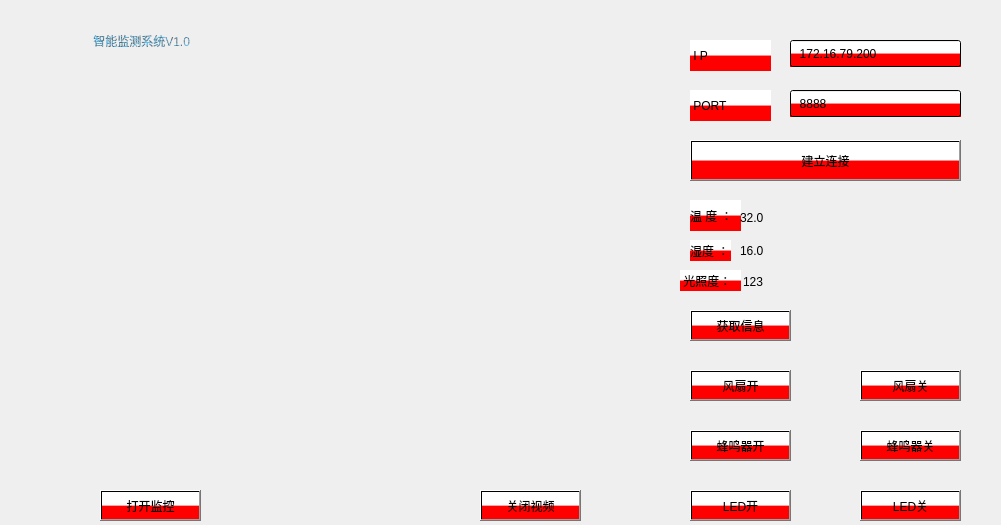
<?xml version="1.0" encoding="UTF-8"?>
<ui version="4.0">
 <class>MainWindow</class>
 <widget class="QMainWindow" name="MainWindow">
  <property name="geometry">
   <rect>
    <x>0</x>
    <y>0</y>
    <width>1001</width>
    <height>525</height>
   </rect>
  </property>
  <property name="windowTitle">
   <string>MainWindow</string>
  </property>
  <property name="styleSheet">
   <string notr="true">background-image: url(:/new/prefix1/4.jpg);</string>
  </property>
  <widget class="QWidget" name="centralWidget">
   <widget class="QPushButton" name="btnStart">
    <property name="geometry">
     <rect>
      <x>100</x>
      <y>490</y>
      <width>101</width>
      <height>31</height>
     </rect>
    </property>
    <property name="styleSheet">
     <string notr="true">background-color: qlineargradient(spread:pad, x1:0, y1:0, x2:0, y2:1, stop:0 rgba(255, 255, 255, 255), stop:0.495 rgba(255, 255, 255, 255), stop:0.505 rgba(255, 0, 0, 255), stop:1 rgba(255, 0, 0, 255));</string>
    </property>
    <property name="text">
     <string>打开监控</string>
    </property>
   </widget>
   <widget class="QLineEdit" name="ipEdit">
    <property name="geometry">
     <rect>
      <x>790</x>
      <y>40</y>
      <width>171</width>
      <height>27</height>
     </rect>
    </property>
    <property name="styleSheet">
     <string notr="true">background-color: qlineargradient(spread:pad, x1:0, y1:0, x2:0, y2:1, stop:0 rgba(255, 255, 255, 255), stop:0.495 rgba(255, 255, 255, 255), stop:0.505 rgba(255, 0, 0, 255), stop:1 rgba(255, 0, 0, 255));
border-color: qlineargradient(spread:pad, x1:0, y1:0, x2:1, y2:0, stop:0 rgba(9, 41, 4, 255), stop:0.085 rgba(2, 79, 0, 255), stop:0.19 rgba(50, 147, 22, 255), stop:0.275 rgba(236, 191, 49, 255), stop:0.39 rgba(243, 61, 34, 255), stop:0.555 rgba(135, 81, 60, 255), stop:0.667 rgba(121, 75, 255, 255), stop:0.825 rgba(164, 255, 244, 255), stop:0.885 rgba(104, 222, 71, 255), stop:1 rgba(93, 128, 0, 255));
border-color: rgb(255, 255, 255);</string>
    </property>
    <property name="text">
     <string>  172.16.79.200</string>
    </property>
   </widget>
   <widget class="QLineEdit" name="portEdit">
    <property name="geometry">
     <rect>
      <x>790</x>
      <y>90</y>
      <width>171</width>
      <height>27</height>
     </rect>
    </property>
    <property name="styleSheet">
     <string notr="true">background-color: qlineargradient(spread:pad, x1:0, y1:0, x2:0, y2:1, stop:0 rgba(255, 255, 255, 255), stop:0.495 rgba(255, 255, 255, 255), stop:0.505 rgba(255, 0, 0, 255), stop:1 rgba(255, 0, 0, 255));
border-bottom-color: qconicalgradient(cx:0.5, cy:0.5, angle:0, stop:0 rgba(255, 255, 255, 255), stop:0.373979 rgba(255, 255, 255, 255), stop:0.373991 rgba(33, 30, 255, 255), stop:0.624018 rgba(33, 30, 255, 255), stop:0.624043 rgba(255, 0, 0, 255), stop:1 rgba(255, 0, 0, 255));</string>
    </property>
    <property name="text">
     <string>  8888</string>
    </property>
   </widget>
   <widget class="QLabel" name="label">
    <property name="geometry">
     <rect>
      <x>0</x>
      <y>90</y>
      <width>671</width>
      <height>381</height>
     </rect>
    </property>
    <property name="styleSheet">
     <string notr="true"/>
    </property>
    <property name="text">
     <string/>
    </property>
   </widget>
   <widget class="QLabel" name="label_2">
    <property name="geometry">
     <rect>
      <x>690</x>
      <y>40</y>
      <width>81</width>
      <height>31</height>
     </rect>
    </property>
    <property name="styleSheet">
     <string notr="true">background-color: qlineargradient(spread:pad, x1:0, y1:0, x2:0, y2:1, stop:0 rgba(255, 255, 255, 255), stop:0.495 rgba(255, 255, 255, 255), stop:0.505 rgba(255, 0, 0, 255), stop:1 rgba(255, 0, 0, 255));</string>
    </property>
    <property name="text">
     <string> I P</string>
    </property>
   </widget>
   <widget class="QLabel" name="label_3">
    <property name="geometry">
     <rect>
      <x>690</x>
      <y>90</y>
      <width>81</width>
      <height>31</height>
     </rect>
    </property>
    <property name="styleSheet">
     <string notr="true">background-color: qlineargradient(spread:pad, x1:0, y1:0, x2:0, y2:1, stop:0 rgba(255, 255, 255, 255), stop:0.495 rgba(255, 255, 255, 255), stop:0.505 rgba(255, 0, 0, 255), stop:1 rgba(255, 0, 0, 255));</string>
    </property>
    <property name="text">
     <string> PORT</string>
    </property>
   </widget>
   <widget class="QPushButton" name="pushButton">
    <property name="geometry">
     <rect>
      <x>690</x>
      <y>430</y>
      <width>101</width>
      <height>31</height>
     </rect>
    </property>
    <property name="styleSheet">
     <string notr="true">background-color: qlineargradient(spread:pad, x1:0, y1:0, x2:0, y2:1, stop:0 rgba(255, 255, 255, 255), stop:0.495 rgba(255, 255, 255, 255), stop:0.505 rgba(255, 0, 0, 255), stop:1 rgba(255, 0, 0, 255));</string>
    </property>
    <property name="text">
     <string>蜂鸣器开</string>
    </property>
   </widget>
   <widget class="QPushButton" name="pushButton_2">
    <property name="geometry">
     <rect>
      <x>690</x>
      <y>490</y>
      <width>101</width>
      <height>31</height>
     </rect>
    </property>
    <property name="styleSheet">
     <string notr="true">background-color: qlineargradient(spread:pad, x1:0, y1:0, x2:0, y2:1, stop:0 rgba(255, 255, 255, 255), stop:0.495 rgba(255, 255, 255, 255), stop:0.505 rgba(255, 0, 0, 255), stop:1 rgba(255, 0, 0, 255));</string>
    </property>
    <property name="text">
     <string>LED开</string>
    </property>
   </widget>
   <widget class="QPushButton" name="pushButton_3">
    <property name="geometry">
     <rect>
      <x>860</x>
      <y>430</y>
      <width>101</width>
      <height>31</height>
     </rect>
    </property>
    <property name="styleSheet">
     <string notr="true">background-color: qlineargradient(spread:pad, x1:0, y1:0, x2:0, y2:1, stop:0 rgba(255, 255, 255, 255), stop:0.495 rgba(255, 255, 255, 255), stop:0.505 rgba(255, 0, 0, 255), stop:1 rgba(255, 0, 0, 255));</string>
    </property>
    <property name="text">
     <string>蜂鸣器关</string>
    </property>
   </widget>
   <widget class="QPushButton" name="pushButton_4">
    <property name="geometry">
     <rect>
      <x>860</x>
      <y>490</y>
      <width>101</width>
      <height>31</height>
     </rect>
    </property>
    <property name="styleSheet">
     <string notr="true">background-color: qlineargradient(spread:pad, x1:0, y1:0, x2:0, y2:1, stop:0 rgba(255, 255, 255, 255), stop:0.495 rgba(255, 255, 255, 255), stop:0.505 rgba(255, 0, 0, 255), stop:1 rgba(255, 0, 0, 255));</string>
    </property>
    <property name="text">
     <string>LED关</string>
    </property>
   </widget>
   <widget class="QPushButton" name="pushButton_5">
    <property name="geometry">
     <rect>
      <x>690</x>
      <y>370</y>
      <width>101</width>
      <height>31</height>
     </rect>
    </property>
    <property name="styleSheet">
     <string notr="true">background-color: qlineargradient(spread:pad, x1:0, y1:0, x2:0, y2:1, stop:0 rgba(255, 255, 255, 255), stop:0.495 rgba(255, 255, 255, 255), stop:0.505 rgba(255, 0, 0, 255), stop:1 rgba(255, 0, 0, 255));</string>
    </property>
    <property name="text">
     <string>风扇开</string>
    </property>
   </widget>
   <widget class="QPushButton" name="pushButton_6">
    <property name="geometry">
     <rect>
      <x>860</x>
      <y>370</y>
      <width>101</width>
      <height>31</height>
     </rect>
    </property>
    <property name="styleSheet">
     <string notr="true">background-color: qlineargradient(spread:pad, x1:0, y1:0, x2:0, y2:1, stop:0 rgba(255, 255, 255, 255), stop:0.495 rgba(255, 255, 255, 255), stop:0.505 rgba(255, 0, 0, 255), stop:1 rgba(255, 0, 0, 255));</string>
    </property>
    <property name="text">
     <string>风扇关</string>
    </property>
   </widget>
   <widget class="QPushButton" name="pushButton_7">
    <property name="geometry">
     <rect>
      <x>480</x>
      <y>490</y>
      <width>101</width>
      <height>31</height>
     </rect>
    </property>
    <property name="styleSheet">
     <string notr="true">background-color: qlineargradient(spread:pad, x1:0, y1:0, x2:0, y2:1, stop:0 rgba(255, 255, 255, 255), stop:0.495 rgba(255, 255, 255, 255), stop:0.505 rgba(255, 0, 0, 255), stop:1 rgba(255, 0, 0, 255));</string>
    </property>
    <property name="text">
     <string>关闭视频</string>
    </property>
   </widget>
   <widget class="QPushButton" name="pushButton_8">
    <property name="geometry">
     <rect>
      <x>690</x>
      <y>140</y>
      <width>271</width>
      <height>41</height>
     </rect>
    </property>
    <property name="styleSheet">
     <string notr="true">background-color: qlineargradient(spread:pad, x1:0, y1:0, x2:0, y2:1, stop:0 rgba(255, 255, 255, 255), stop:0.495 rgba(255, 255, 255, 255), stop:0.505 rgba(255, 0, 0, 255), stop:1 rgba(255, 0, 0, 255));</string>
    </property>
    <property name="text">
     <string>建立连接</string>
    </property>
   </widget>
   <widget class="QLabel" name="label_4">
    <property name="geometry">
     <rect>
      <x>690</x>
      <y>200</y>
      <width>51</width>
      <height>31</height>
     </rect>
    </property>
    <property name="styleSheet">
     <string notr="true">background-color: qlineargradient(spread:pad, x1:0, y1:0, x2:0, y2:1, stop:0 rgba(255, 255, 255, 255), stop:0.495 rgba(255, 255, 255, 255), stop:0.505 rgba(255, 0, 0, 255), stop:1 rgba(255, 0, 0, 255));</string>
    </property>
    <property name="text">
     <string>温 度 ：</string>
    </property>
   </widget>
   <widget class="QLabel" name="label_5">
    <property name="geometry">
     <rect>
      <x>740</x>
      <y>202</y>
      <width>81</width>
      <height>31</height>
     </rect>
    </property>
    <property name="styleSheet">
     <string notr="true">color: rgb(0, 0, 0);
font: 75 italic 9pt &quot;System&quot;;</string>
    </property>
    <property name="text">
     <string>32.0</string>
    </property>
   </widget>
   <widget class="QLabel" name="label_6">
    <property name="geometry">
     <rect>
      <x>690</x>
      <y>240</y>
      <width>41</width>
      <height>21</height>
     </rect>
    </property>
    <property name="styleSheet">
     <string notr="true">background-color: qlineargradient(spread:pad, x1:0, y1:0, x2:0, y2:1, stop:0 rgba(255, 255, 255, 255), stop:0.495 rgba(255, 255, 255, 255), stop:0.505 rgba(255, 0, 0, 255), stop:1 rgba(255, 0, 0, 255));</string>
    </property>
    <property name="text">
     <string>湿度 ：</string>
    </property>
   </widget>
   <widget class="QLabel" name="label_7">
    <property name="geometry">
     <rect>
      <x>740</x>
      <y>240</y>
      <width>81</width>
      <height>21</height>
     </rect>
    </property>
    <property name="styleSheet">
     <string notr="true">color: rgb(0, 0, 0);
font: 75 italic 9pt &quot;System&quot;;</string>
    </property>
    <property name="text">
     <string>16.0</string>
    </property>
   </widget>
   <widget class="QLabel" name="label_8">
    <property name="geometry">
     <rect>
      <x>680</x>
      <y>270</y>
      <width>61</width>
      <height>21</height>
     </rect>
    </property>
    <property name="styleSheet">
     <string notr="true">background-color: qlineargradient(spread:pad, x1:0, y1:0, x2:0, y2:1, stop:0 rgba(255, 255, 255, 255), stop:0.495 rgba(255, 255, 255, 255), stop:0.505 rgba(255, 0, 0, 255), stop:1 rgba(255, 0, 0, 255));</string>
    </property>
    <property name="text">
     <string> 光照度：</string>
    </property>
   </widget>
   <widget class="QLabel" name="label_9">
    <property name="geometry">
     <rect>
      <x>743</x>
      <y>271</y>
      <width>71</width>
      <height>21</height>
     </rect>
    </property>
    <property name="styleSheet">
     <string notr="true">color: rgb(0, 0, 0);
font: 75 italic 9pt &quot;System&quot;;</string>
    </property>
    <property name="text">
     <string>123</string>
    </property>
   </widget>
   <widget class="QPushButton" name="pushButton_9">
    <property name="geometry">
     <rect>
      <x>690</x>
      <y>310</y>
      <width>101</width>
      <height>31</height>
     </rect>
    </property>
    <property name="styleSheet">
     <string notr="true">background-color: qlineargradient(spread:pad, x1:0, y1:0, x2:0, y2:1, stop:0 rgba(255, 255, 255, 255), stop:0.495 rgba(255, 255, 255, 255), stop:0.505 rgba(255, 0, 0, 255), stop:1 rgba(255, 0, 0, 255));</string>
    </property>
    <property name="text">
     <string>获取信息</string>
    </property>
   </widget>
   <widget class="QLabel" name="label_10">
    <property name="geometry">
     <rect>
      <x>80</x>
      <y>0</y>
      <width>591</width>
      <height>81</height>
     </rect>
    </property>
    <property name="styleSheet">
     <string notr="true">color: rgb(0, 170, 255);
color: qradialgradient(spread:repeat, cx:0.5, cy:0.5, radius:0.077, fx:0.5, fy:0.5, stop:0 rgba(0, 169, 255, 147), stop:0.497326 rgba(0, 0, 0, 147), stop:1 rgba(0, 169, 255, 147));
font: 40pt &quot;Consolas&quot;;</string>
    </property>
    <property name="text">
     <string>    智能监测系统V1.0</string>
    </property>
   </widget>
   <zorder>label</zorder>
   <zorder>label_2</zorder>
   <zorder>label_3</zorder>
   <zorder>pushButton</zorder>
   <zorder>pushButton_2</zorder>
   <zorder>pushButton_3</zorder>
   <zorder>pushButton_4</zorder>
   <zorder>pushButton_5</zorder>
   <zorder>pushButton_6</zorder>
   <zorder>btnStart</zorder>
   <zorder>pushButton_7</zorder>
   <zorder>pushButton_8</zorder>
   <zorder>portEdit</zorder>
   <zorder>ipEdit</zorder>
   <zorder>label_4</zorder>
   <zorder>label_5</zorder>
   <zorder>label_6</zorder>
   <zorder>label_7</zorder>
   <zorder>label_8</zorder>
   <zorder>label_9</zorder>
   <zorder>pushButton_9</zorder>
   <zorder>label_10</zorder>
  </widget>
 </widget>
 <layoutdefault spacing="6" margin="11"/>
 <resources/>
 <connections/>
</ui>
